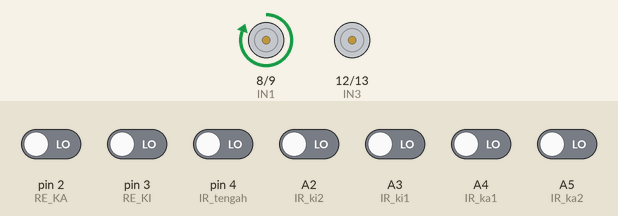
A sketch run on a simulated Arduino Uno, built with avr-gcc and run on an emulated ATmega328P. Parts: motor-driver pin pairs drawn as motors (green arrow = first pin HIGH = forward, orange = second pin HIGH = backward, longer = more drive). The inputs (shaded band) are chosen by the test bench; at power-on: A2 (IR_ki2), A3 (IR_ki1), A4 (IR_ka1), A5 (IR_ka2), pin 2 (RE_KA), pin 3 (RE_KI), pin 4 (IR_tengah) LOW.

Above: at 1.2 s.
1.3 s: pin 4 (IR_tengah) driven HIGH
At 1.8 s:
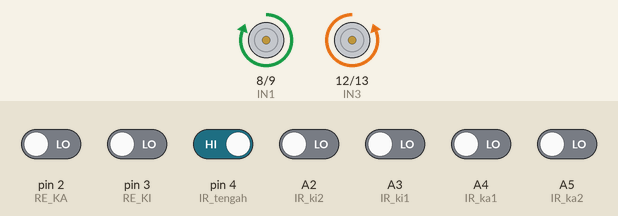
2.8 s: pin 4 (IR_tengah) driven LOW
At 4.0 s:
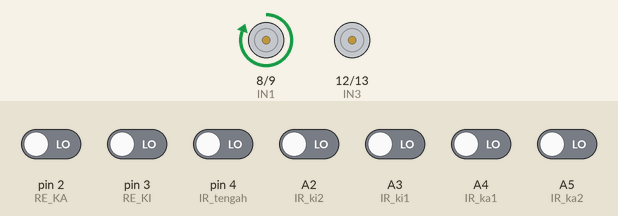
4.3 s: A3 (IR_ki1) driven HIGH
At 5.3 s:
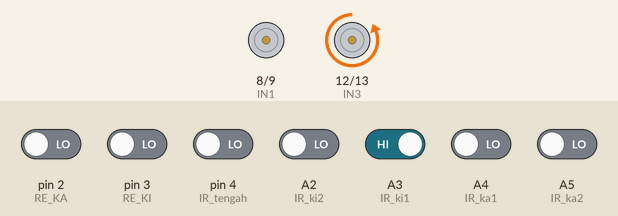
5.8 s: A3 (IR_ki1) driven LOW
At 6.5 s:
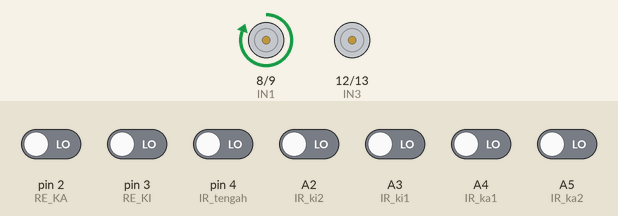
Timing chart, 0 to 8.3 s (numbered marks = the images above; inputs shaded):
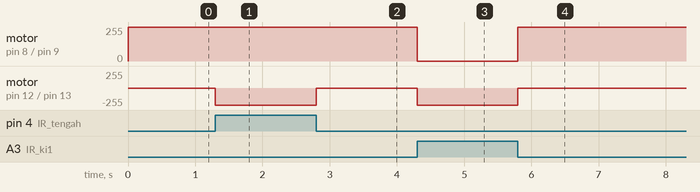

The sketch:

IR_Motor2.ino
```cpp
#define RE_KA 2
#define RE_KI 3
#define IR_tengah 4
#define IN1 8
#define IN2 9
#define IN3 12
#define IN4 13
#define IR_ki2 A2
#define IR_ki1 A3
#define IR_ka1 A4
#define IR_ka2 A5


unsigned int countKA = 0;
unsigned int countKI = 0;
unsigned int RT;
unsigned int RKI2;
unsigned int RKI1;
unsigned int RKA1;
unsigned int RKA2;


void setup()
{
  Serial.begin(9600);
  pinMode(RE_KA,INPUT);
  pinMode(RE_KI,INPUT);
  pinMode(IR_tengah,INPUT);
  pinMode(IN1,OUTPUT);
  pinMode(IN2,OUTPUT);
  pinMode(IN3,OUTPUT);
  pinMode(IN4,OUTPUT);
  pinMode(IR_ki2,INPUT);
  pinMode(IR_ki1,INPUT);
  pinMode(IR_ka1,INPUT);
  pinMode(IR_ka2,INPUT);

  attachInterrupt(digitalPinToInterrupt(RE_KA), kecepatan_kanan, RISING);
  attachInterrupt(digitalPinToInterrupt(RE_KI), kecepatan_kiri, RISING);

  digitalWrite(IN1,LOW);
  digitalWrite(IN2,LOW);
  digitalWrite(IN3,LOW);
  digitalWrite(IN4,LOW);
}

void loop()
{
  RT = digitalRead(IR_tengah);
  RKI1 = digitalRead(IR_ki1);
  RKA1 = digitalRead(IR_ka1);
  RKI2 = digitalRead(IR_ki2);
  RKA2 = digitalRead(IR_ka2);

  if (RT == HIGH && RKI1 == LOW && RKI2 == LOW && RKA1 == LOW && RKA2 == LOW)
  {
    maju();
  }
  else if(RT == LOW && RKI1 == HIGH && RKI2 == LOW && RKA1 == LOW && RKA2 == LOW)
  {
    kiri_dikit();
  }
  else if(RT == LOW && RKI1 == LOW && RKI2 == LOW && RKA1 == HIGH && RKA2 == LOW)
  {
    kanan_dikit();
  }
  else if(RT == LOW && RKI1 == LOW && RKI2 == LOW && RKA1 == LOW && RKA2 == LOW)
  {
    kanan_dikit();
  }
}


void kecepatan_kanan()
{
  countKA++;
}

void kecepatan_kiri()
{
  countKI++;
}

void maju()
{
  digitalWrite(IN1,HIGH);
  digitalWrite(IN2,LOW);
  digitalWrite(IN3,LOW);
  digitalWrite(IN4,HIGH);
}

void kanan_dikit()
{
  digitalWrite(IN1,HIGH);
  digitalWrite(IN2,LOW);
  digitalWrite(IN3,LOW);
  digitalWrite(IN4,LOW);
}

void kiri_dikit()
{
  digitalWrite(IN1,LOW);
  digitalWrite(IN2,LOW);
  digitalWrite(IN3,LOW);
  digitalWrite(IN4,HIGH);
}
void berhenti()
{
  digitalWrite(IN1,LOW);
  digitalWrite(IN2,LOW);
  digitalWrite(IN3,LOW);
  digitalWrite(IN4,LOW);
}
```

Measured:
- after the input at 1.3 s, motor on pin 12 (IN3) / pin 13 (IN4): stopped → backward 255/255 at once
- after the input at 2.8 s, motor on pin 12 (IN3) / pin 13 (IN4): backward 255/255 → stopped at once
- after the input at 4.3 s, motor on pin 8 (IN1) / pin 9 (IN2): forward 255/255 → stopped at once; motor on pin 12 (IN3) / pin 13 (IN4): stopped → backward 255/255 at once
- after the input at 5.8 s, motor on pin 8 (IN1) / pin 9 (IN2): stopped → forward 255/255 at once; motor on pin 12 (IN3) / pin 13 (IN4): backward 255/255 → stopped at once
